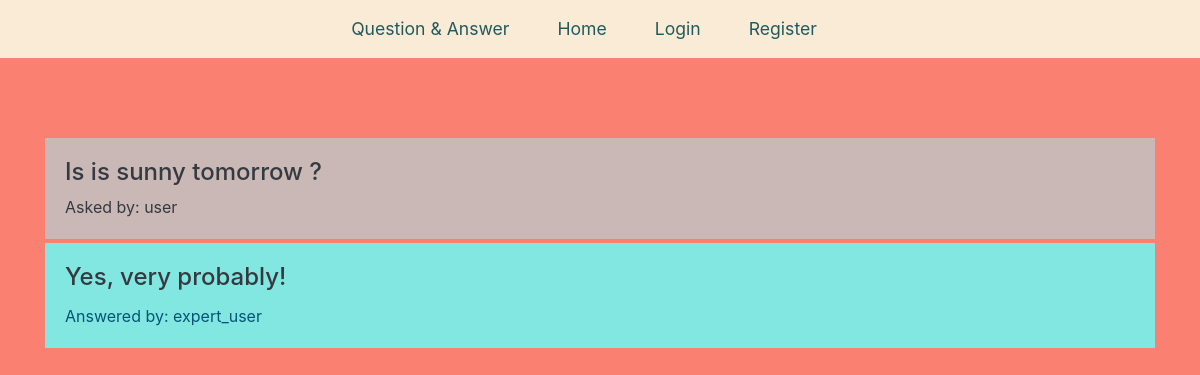
/question/4, run on the app's committed database.
### tables this page shows
CREATE TABLE questions (
    id integer primary key autoincrement,
    question_text text not null,
    answer_text text,
    asked_by_id integer not null,
    expert_id integer not null    
);

CREATE TABLE users (
    id integer primary key autoincrement,
    name text not null,
    hashed_password text not null,
    expert boolean not null,
    admin boolean not null
);

### app.py (the view)
@app.route("/question/<question_id>")
def question(question_id):
    user_properties = get_current_user()
    db = get_db()
    question_cur = db.execute(
        """select
            questions.question_text,
            questions.answer_text,
            askers.name as asker_name,
            experts.name as expert_name
        from questions
        join users as askers on askers.id = questions.asked_by_id
        join users as experts on experts.id = questions.expert_id
        where questions.id=? """,
        [question_id],
    )
    question_db = question_cur.fetchone()
    return render_template("question.html", user=user_properties, question=question_db)

### app.py (called while the page is built, shortened)
def get_current_user():
    user_properties = None
    return user_properties

### database.py (called while the page is built)
def connect_db():
    sql = sqlite3.connect("./questions.db")
    sql.row_factory = sqlite3.Row
    return sql

def get_db():
    if not hasattr(g, "sqlite3"):  # g is globle object that tracks app data
        g.sqlite_db = connect_db()
    return g.sqlite_db

### templates/question.html (shortened to what this page needs)
{% extends "base.html" %}
{% from "nav_links.html" import nav_links %}
{% block nav %} {{nav_links(user)}} {% endblock %}
{% block main %}
<div class="container container-form my-5">
    <div class="card-body text-dark" style="background-color: #c9b8b6;">
        <h4>{{ question["question_text"] }}</h4>
        <p class="card-text text-dark">Asked by: <span>{{ question["asker_name"] }}</span></p>
    </div>
    <div class="card-body mb-1 mt-1" style="background-color: #83e7e1;">
        <h4 class="card-title text-dark">{{ question["answer_text"] }}</h4>
        <p class="card-text" style="color: #035575;">Answered by: <span>{{ question["expert_name"] }}</span></p>
    </div>
</div>
{% endblock %}

### static/styles/base.css (style rules this page uses)
body, .background-base { background-color: salmon !important; }
.container-form { padding-top: 2rem; }

### data on the page
questions: question_text "Is is sunny tomorrow ?", answer_text "Yes, very probably!"
users: asker_name "user"
users: expert_name "expert_user"
